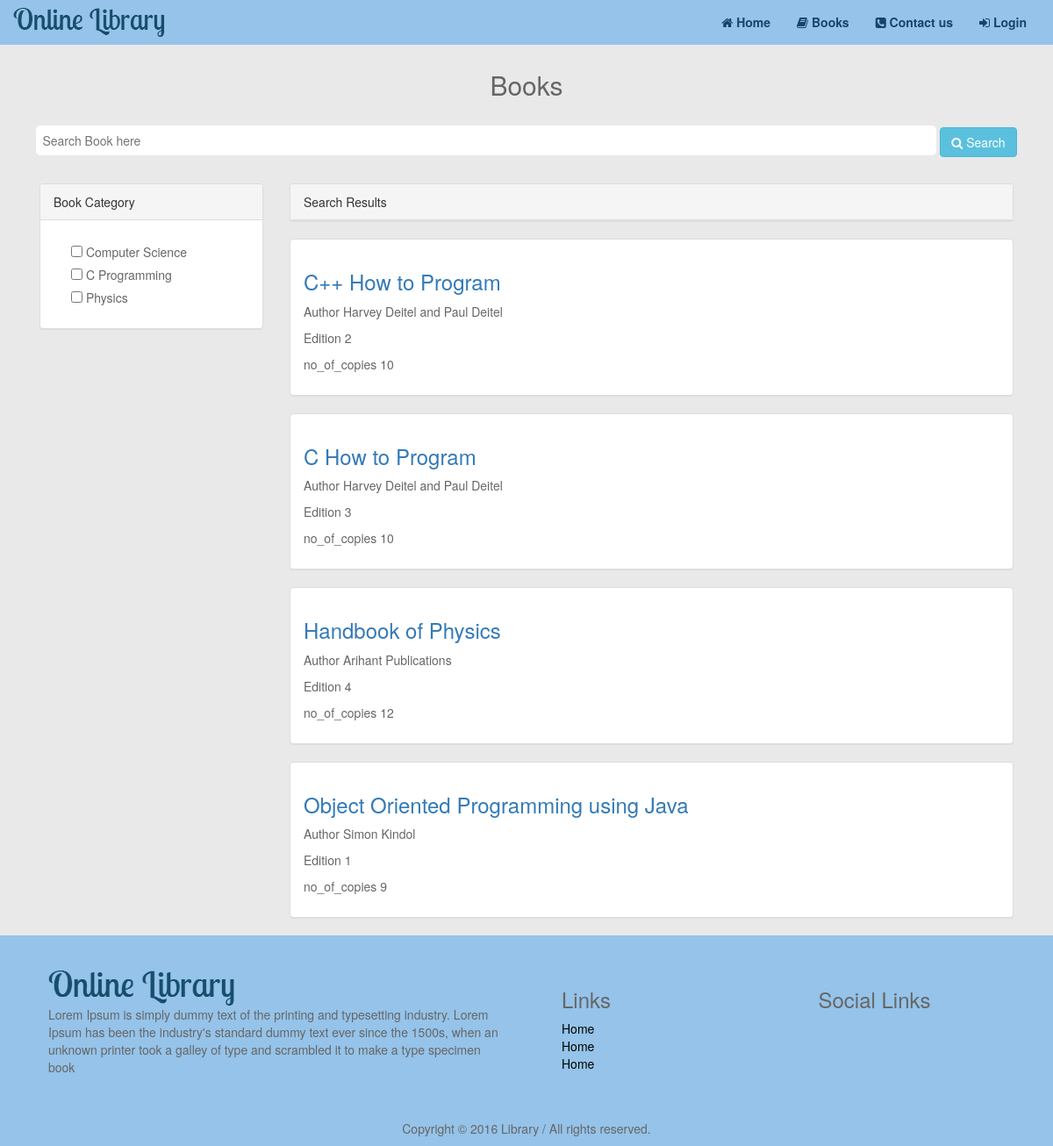
Before: /app/view/books.php with the older database file.
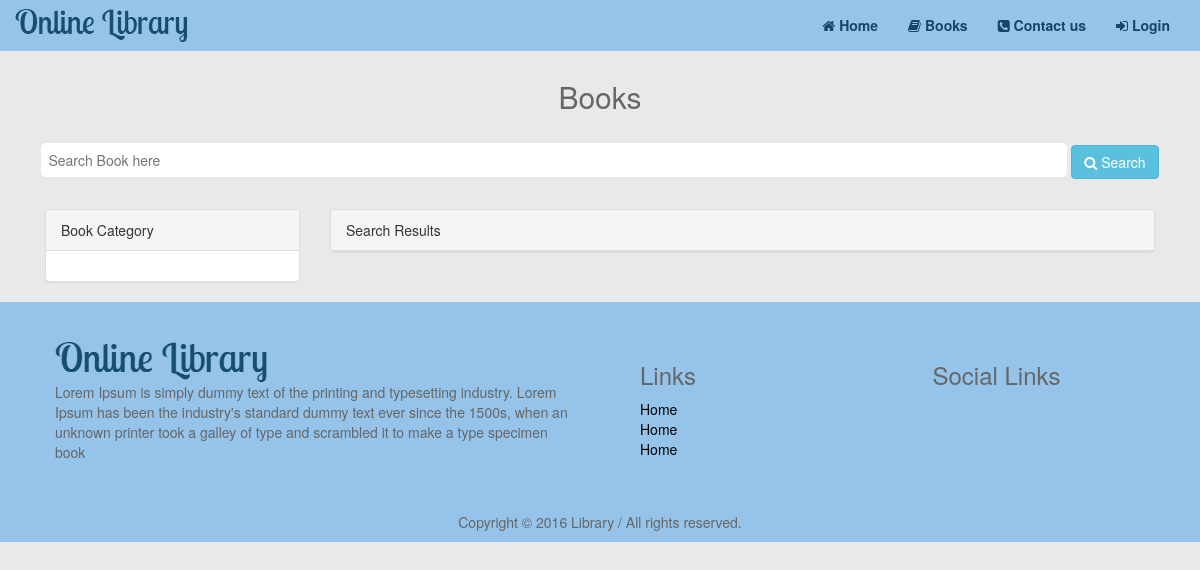
After: the same page with the newer database file.
### tables this page shows
CREATE TABLE IF NOT EXISTS `book_category` (
  `book_category_id` int(100) NOT NULL,
  `book_category_name` varchar(32) NOT NULL
);

CREATE TABLE IF NOT EXISTS `books` (
  `book_id` int(100) NOT NULL,
  `book_name` varchar(64) NOT NULL,
  `isbn_no` varchar(10) NOT NULL,
  `author` varchar(32) NOT NULL,
  `edition` int(10) NOT NULL,
  `no_of_copies` int(10) DEFAULT NULL,
  `book_category_id` int(10) NOT NULL
);

### app/model/auth.php (called while the page is built, shortened)
<?php
function logged_in()
{
    return (isset($_SESSION['user_id'])) ? true : false;
}

### app/model/book.php (called while the page is built, shortened)
<?php
function view_cat()
{
    $query = "select *  from book_category";
    $results = (mysql_query($query));
    return $results;
}
function full_view_books($where)
{
    $where = mysql_real_escape_string($where);
    $query = "SELECT * FROM books $where";
    $result = mysql_query($query);
    return $result;
}

### app/view/books.php (the view, shortened to what this page needs)
<!DOCTYPE html>
<html>
<head>
    <link rel="stylesheet" href="css/reset.css">
    <link rel="stylesheet" href="css/style.css">
    <link rel="stylesheet" href="../dashboard/assets/css/bootstrap.min.css">
    <link rel="stylesheet" href="../dashboard/assets/css/font-awesome.min.css">
    <link rel="stylesheet" href="owl-carousel/owl.carousel.css">
    <link rel="stylesheet" href="owl-carousel/owl.theme.css">
</head>
<body>
<?php
include_once "navbar.php";
?>
<div class="main-heading">
    <h2>Books</h2>
</div>
<div class="container">
    <form action="" method="get">
        <div class="search-bar text-center">
            <input class="search-box" type="text" placeholder="Search Book here"/>
            <button class="btn btn-info" value="Search" class="sort_rang" type="submit"><span class="fa fa-search"></span> Search</button>
        </div>
    </form>
    <br>
    <div class="col-lg-3">
        <div class="panel panel-default">
            <div class="panel-heading">Book Category</div>
            <div class="panel-body">
                <form id="search_form">
                    <?php $result = view_cat();
                    while ($row = mysql_fetch_array($result)) { ?>
                    <div class="radio">
                        <label><input type="checkbox" value="<?php echo $row['book_category_id']?>" name="cat_id[]" class="sort_rang"> <?php echo $row['book_category_name'] ?></label>
                    </div>
                    <?php }?>
                </form>
            </div>
        </div>
    </div>
    <div class="col-lg-9">
        <div class="panel panel-default">
            <div class="panel-heading">Search Results</div>
        </div>
        <div class="ajax_result">
        <?php $result2 = full_view_books("") ;
        while ($row = mysql_fetch_assoc($result2)) {
        $book_id = $row['book_id'];
        $book_name = $row['book_name'];
        $book_author = $row['author'];
        $edition = $row['edition'];
        $no_of_copies = $row['no_of_copies'];
        ?>
        <div class="panel panel-default">
            <div class="panel-body">
                <h3><a href="single_book.php?book_id=<?php echo $book_id; ?>"><?php echo $book_name; ?></a></h3>
                <p>Author <?php echo $book_author; ?></p>
                <p>Edition <?php echo $edition; ?></p>
                <p>no_of_copies <?php echo $no_of_copies; ?></p>
            </div>
        </div>
        <?php }?>
        </div>
    </div>
</div>
<?php
include_once "footer.php";
?>
</body>
</html>

### app/view/navbar.php (shortened to what this page needs)
<?php
if (logged_in() == 1) { ?>
    <nav class="navbar navbar-fixed-top">
        <div class="container">
            <div class="navbar-header">
                <button type="button" class="navbar-toggle collapsed" data-toggle="collapse" data-target="#navbar">
                    <span class="sr-only">Toggle navigation</span>
                    <span class="icon-bar"></span>
                    <span class="icon-bar"></span>
                    <span class="icon-bar"></span>
                </button>
                <a class="navbar-brand text-hide" href="../../login.php">Logo
                </a>
            </div>
            <div id="navbar" class="navbar-collapse collapse">
                <ul class="nav navbar-nav navbar-right">
                    <li class="active"><a href="index.php"><i class="fa fa-home" aria-hidden="true"></i>
                            Home</a></li>
                    <li><a href="books.php"><i class="fa fa-book" aria-hidden="true"></i> Books</a></li>
                    <li><a href="contact.php"><i class="fa fa-phone-square" aria-hidden="true"></i> Contact us</a></li>
                    <li class="dropdown">
                        <a href="#" class="dropdown-toggle" data-toggle="dropdown" role="button"
                           aria-expanded="false"><i class="fa fa-user"
                                                    aria-hidden="true"></i> <?php echo $user_data['first_name']; ?><span
                                class="caret"></span></a>
                        <ul class="dropdown-menu" role="menu">
                            <li><a href="profile.php">View Profile</a></li>
                            <li><a href="edit_profile.php">Profile Setting</a></li>
                            <li><a href="change_password.php">Change Password</a></li>
                            <li><a href="logout.php">Logout</a></li>
                        </ul>
                    </li>
                </ul>
            </div>
        </div>
    </nav>
    <?php
} else {
    ?>
    <nav class="navbar navbar-fixed-top">
        <div class="container">
            <div class="navbar-header">
                <a class="navbar-brand text-hide" href="../../login.php">Logo
                </a>
            </div>
            <div id="navbar" class="navbar-collapse collapse">
                <ul class="nav navbar-nav navbar-right">
                    <li class="active"><a href="index.php"><i class="fa fa-home" aria-hidden="true"></i>
                            Home</a></li>
                    <li><a href="books.php"><i class="fa fa-book" aria-hidden="true"></i> Books</a></li>
                    <li><a href="contact.php"><i class="fa fa-phone-square" aria-hidden="true"></i> Contact us</a></li>
                    <li><a href="login.php"><i class="fa fa-sign-in" aria-hidden="true"></i> Login</a></li>
                </ul>
            </div>
        </div>
    </nav>
    <?php
}
?>

### app/view/footer.php (shortened to what this page needs)
<footer id="footerWrapper">
    <section id="mainFooter">
        <div class="container">
            <div class="row">
                <div class="col-sm-6">
                    <div class="footerWidget">
                        <img src="../dashboard/assets/image/logo_name.png" alt="logo" id="footerLogo">
                        <p>Lorem Ipsum is simply dummy text of the printing and typesetting industry. Lorem Ipsum has
                            been the industry's standard dummy text ever since the 1500s, when an unknown printer took a
                            galley of type and scrambled it to make a type specimen book</p>
                    </div>
                </div>
                <div class="col-sm-3">
                    <div class="footerWidget">
                        <h3>Links</h3>
                        <ul class="footerMenu">
                            <li><a>Home</a></li>
                            <li><a>Home</a></li>
                            <li><a>Home</a></li>
                        </ul>
                    </div>
                </div>
                <div class="col-sm-3">
                    <div class="footerWidget">
                        <h3>Social Links</h3>
                    </div>
                </div>
            </div>
        </div>
    </section>
    <section id="footerRights">
        <div class="container">
            <div class="row">
                <div class="col-md-12 text-center">
                    <p>Copyright © 2016 Library / All rights reserved.</p>
                </div>
            </div>
        </div>
    </section>
</footer>

### app/view/css/style.css (style rules this page uses)
body { background: #e9e9e9 !important; color: #666666 !important; font-family: 'RobotoDraft', 'Roboto', sans-serif; -webkit-font-smoothing: antialiased; -moz-osx-font-smoothing: grayscale; }
h2 { color: #16456c; font-weight: 900; }
.navbar { background-color:#95c3e9; }
.navbar-brand { background: url(../../dashboard/assets/image/logo_name.png) center / contain no-repeat; width: 200px; }
.navbar-nav li a { color: #16456c; font-weight: 700; }
footer { height: auto; background-color: #95c3e9; }
#mainFooter { padding: 20px; }
.footerWidget { padding:20px; }
#footerLogo { height: 40px; }
ul.footerMenu li a { color: #000; text-decoration: none; }
.main-heading { margin-top: 50px; padding: 10px; text-align: center; }
.search-bar { margin: 10px auto; }
.search-box { padding: 7px; border-radius: 5px; border: none; width:90%; }

Changed rows visible on the page:
removed book_category: book_category_name "Computer Science"
removed book_category: book_category_name "C Programming"
removed book_category: book_category_name "Physics"
removed books: book_name "C++ How to Program", author "Harvey Deitel and Paul Deitel", edition "2", no_of_copies "10"
removed books: book_name "C How to Program", author "Harvey Deitel and Paul Deitel", edition "3", no_of_copies "10"
removed books: book_name "Handbook of Physics", author "Arihant Publications", edition "4", no_of_copies "12"
removed books: book_name "Object Oriented Programming using Java", author "Simon Kindol", edition "1", no_of_copies "9"
